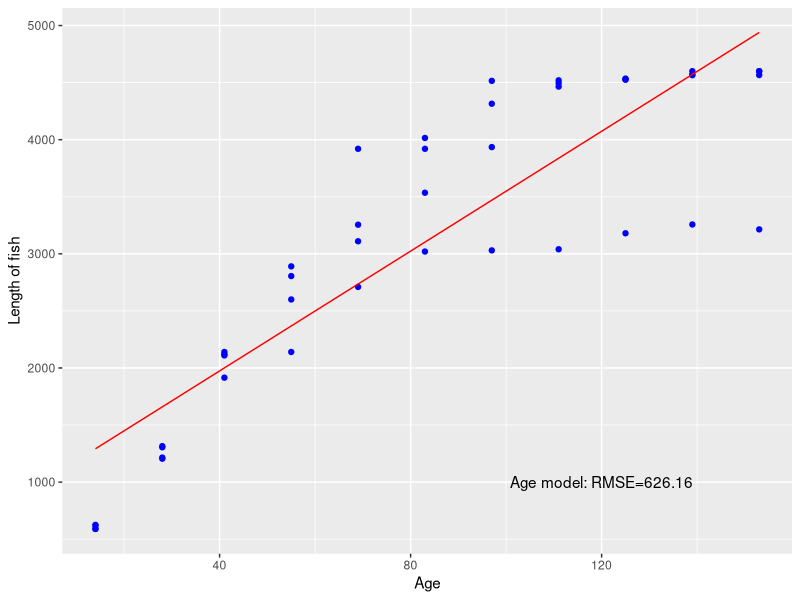
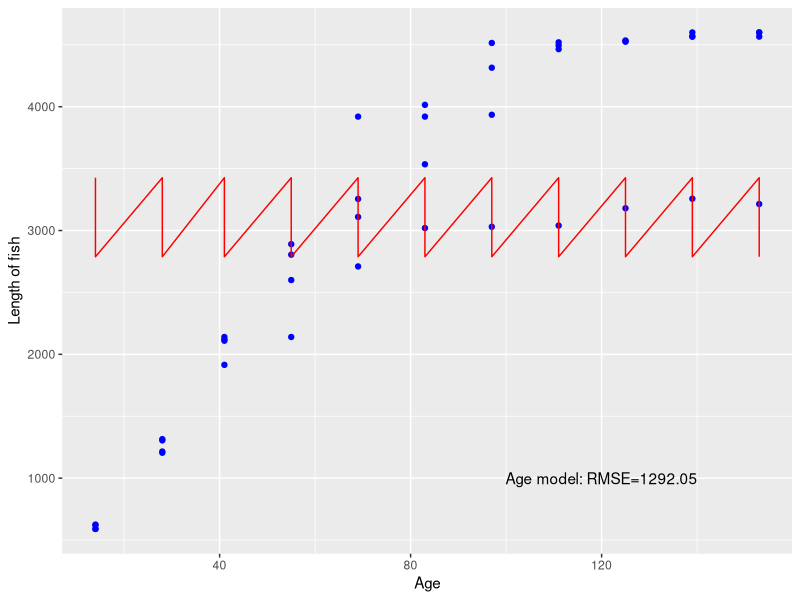
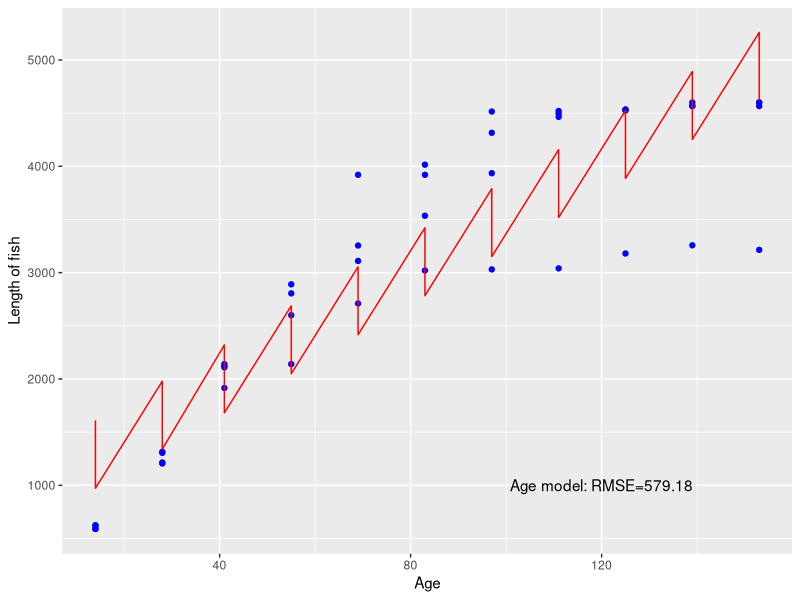
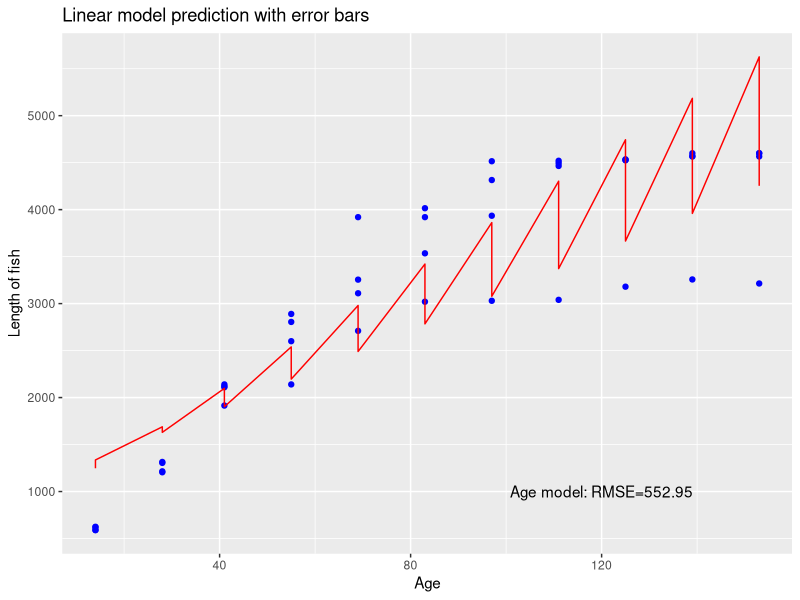
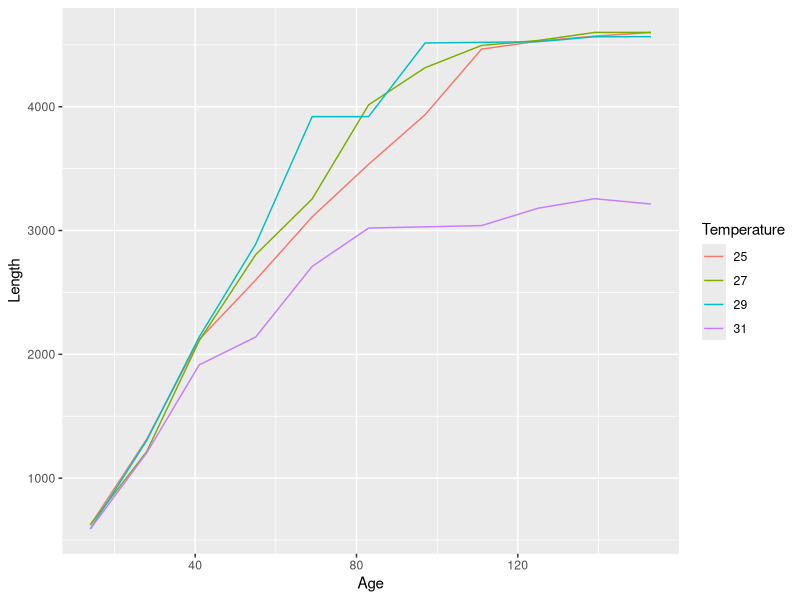

Reproduce these figures in R, in order.
library(dplyr)     # data manipulation
library(readr)
library(ggplot2)   # visualizatoion


# Linear regression
fish_length <- read_csv("data/fish_length.csv", col_names = T)

model_age <- lm(Length ~ Age, data = fish_length)
model_temp <- lm(Length ~ Temperature, data = fish_length)
model_all <- lm(Length ~ Age + Temperature, data = fish_length)

summary(model_age)
summary(model_temp)
summary(model_all)


# Predictions
predicted_table <- fish_length

# Age model
predicted_table$prediction_age <- predict(model_age)
rmse_age <- sqrt(mean((predicted_table$prediction_age - fish_length$Length)^2))

predicted_table$prediction_temp <- predict(model_temp)
rmse_temp <- sqrt(mean((predicted_table$prediction_temp - fish_length$Length)^2))

predicted_table$prediction_all <- predict(model_all)
rmse_all <- sqrt(mean((predicted_table$prediction_all - fish_length$Length)^2))

ggplot(predicted_table, aes(x = Age, y = Length)) +
  geom_point(color = "blue") +
  geom_line(aes(y = prediction_age), color = "red") +
  labs(x = "Age", y = "Length of fish") +
  annotate("text", x = 120, y = 1000,
           label = paste0("Age model: RMSE=", round(rmse_age,2)))

ggplot(predicted_table, aes(x = Age, y = Length)) +
  geom_point(color = "blue") +
  geom_line(aes(y = prediction_temp), color = "red") +
  labs(x = "Age", y = "Length of fish") +
  annotate("text", x = 120, y = 1000,
           label = paste0("Age model: RMSE=", round(rmse_temp,2)))
ggplot(predicted_table, aes(x = Age, y = Length)) +
  geom_point(color = "blue") +
  geom_line(aes(y = prediction_all), color = "red") +
  labs(x = "Age", y = "Length of fish") +
  annotate("text", x = 120, y = 1000,
           label = paste0("Age model: RMSE=", round(rmse_all,2)))


# Interaction model
model_all_int <- lm(Length ~ Age + Temperature + Age*Temperature, data = fish_length)
predicted_table$prediction_all_int <- predict(model_all_int)
rmse_all_int <- sqrt(mean((predicted_table$prediction_all_int - fish_length$Length)^2))

ggplot(predicted_table, aes(x = Age, y = Length)) +
  geom_point(color = "blue") +
  geom_line(aes(y = prediction_all_int), color = "red") +
  labs(title = "Linear model prediction with error bars",
       x = "Age", y = "Length of fish") +
  annotate("text", x = 120, y = 1000,
           label = paste0("Age model: RMSE=", round(rmse_all_int,2)))


# Stratified exploration
ggplot(predicted_table, aes(x = Age, y = Length,
                            group = Temperature,
                            color = as.factor(Temperature))) +
  geom_line() +
  labs(color = "Temperature")


# Plot linear predictor with real values and errors shown with vertical bars
# TODO
